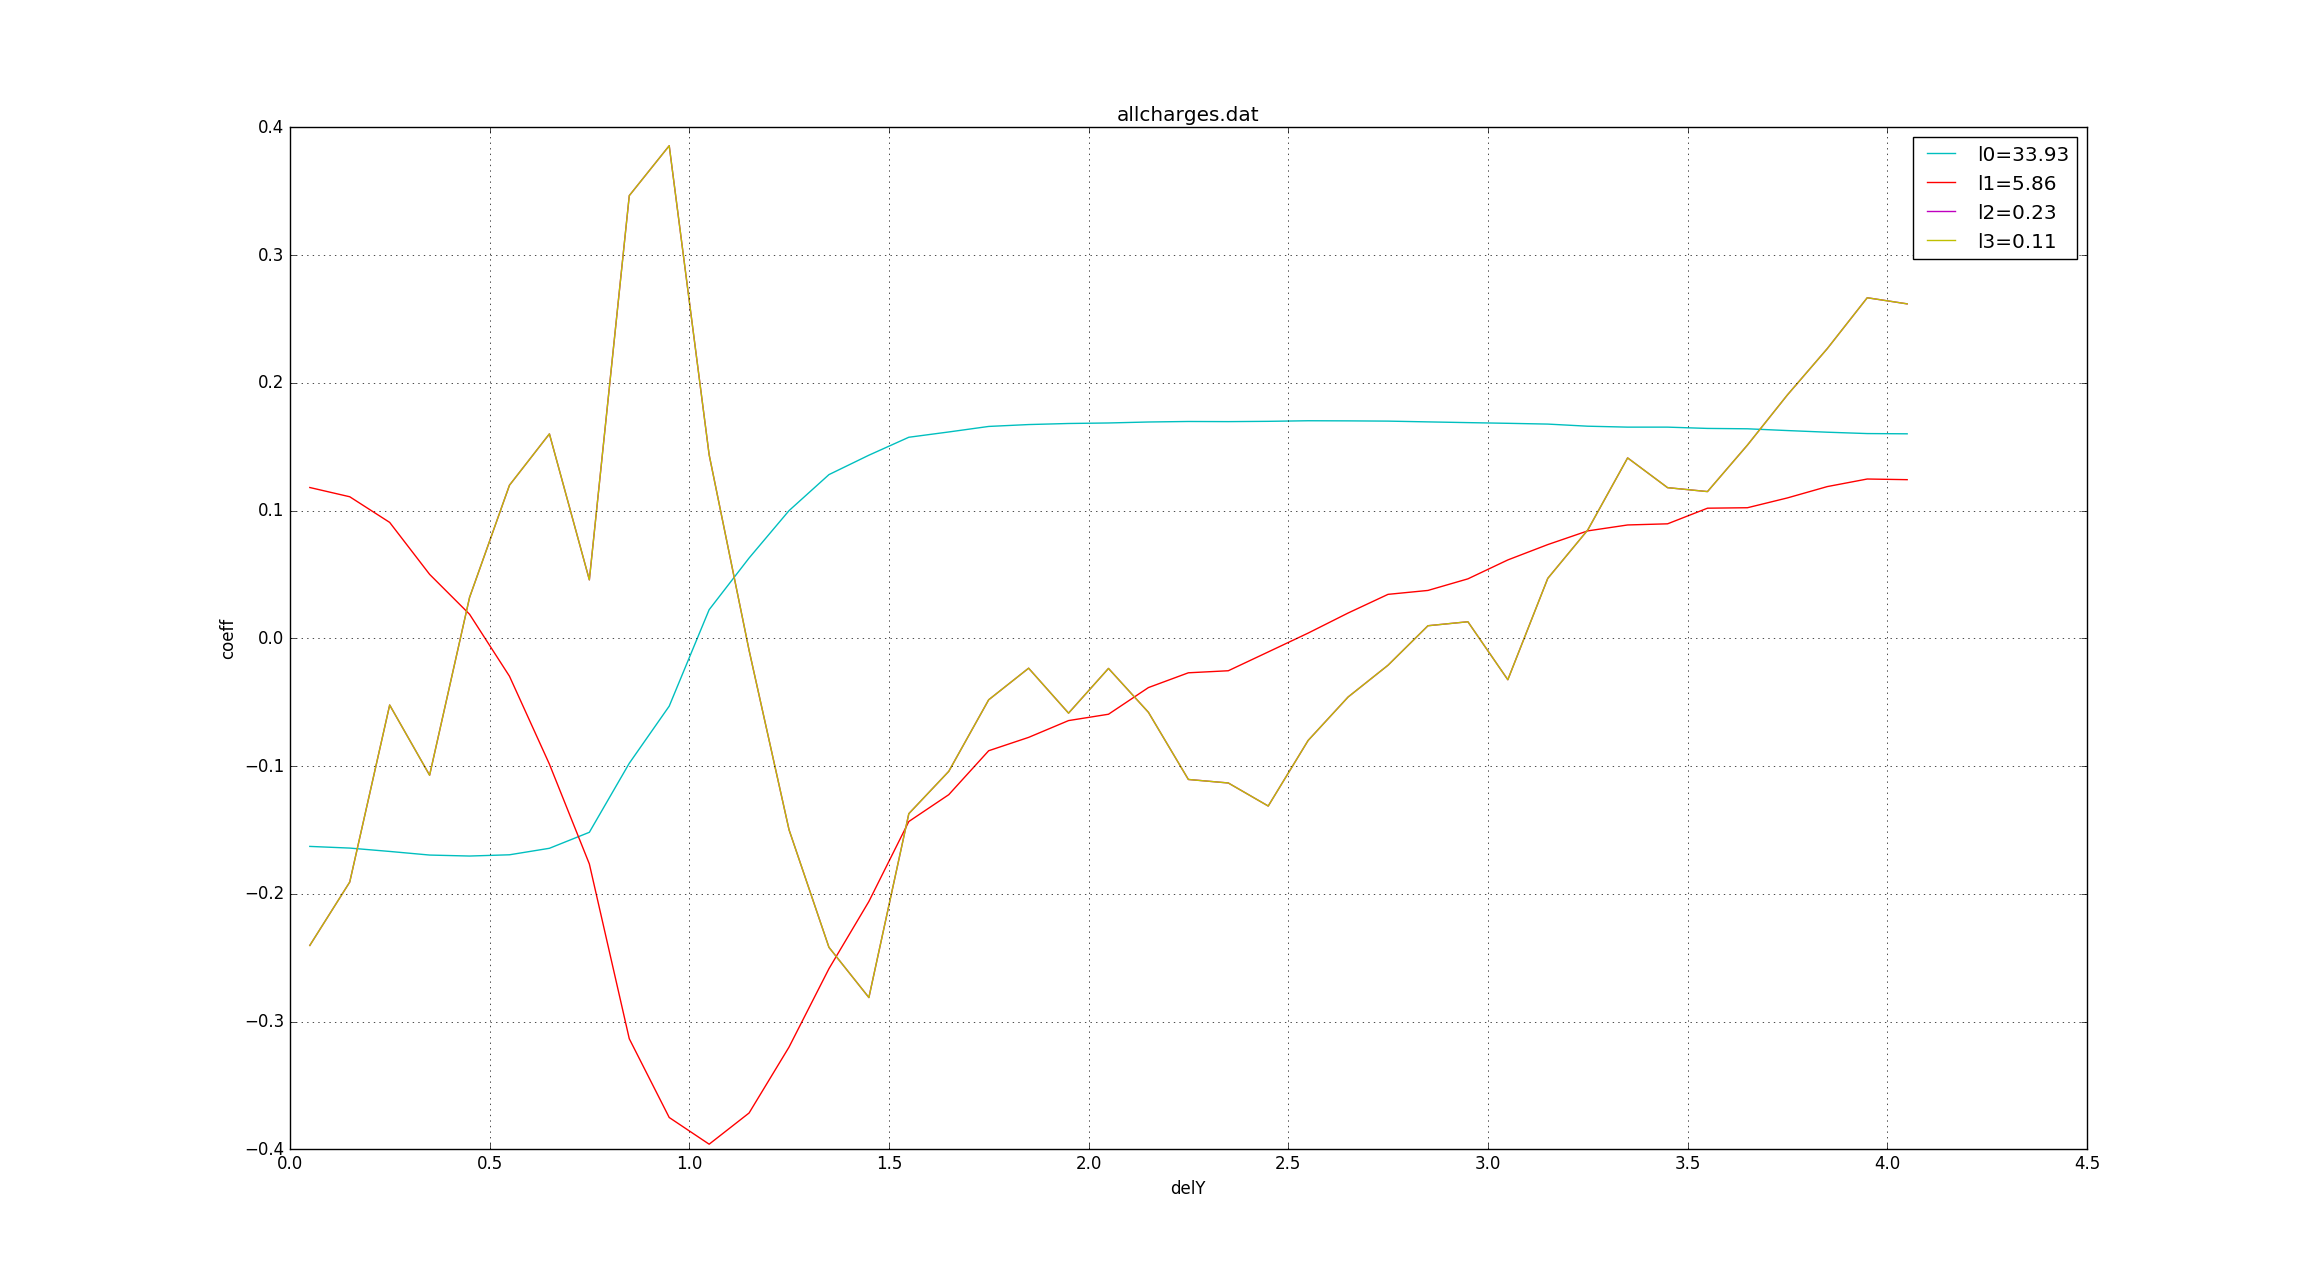

This chart was generated by the following Python code:
import matplotlib.pyplot as pl
import numpy as np
from mpl_toolkits.mplot3d import Axes3D

data = np.loadtxt('delY.dat')
data1 = np.loadtxt('allcharges.dat')

pl.plot(data,data1[:,0],'c-',label='l0=33.93')
pl.plot(data,data1[:,1],'r-',label='l1=5.86')
pl.plot(data,data1[:,2],'m-',label='l2=0.23')
pl.plot(data,data1[:,2],'y-',label='l3=0.11')

pl.legend()
pl.grid()
pl.title('allcharges.dat')
pl.xlabel('delY')
pl.ylabel('coeff')
pl.show()
